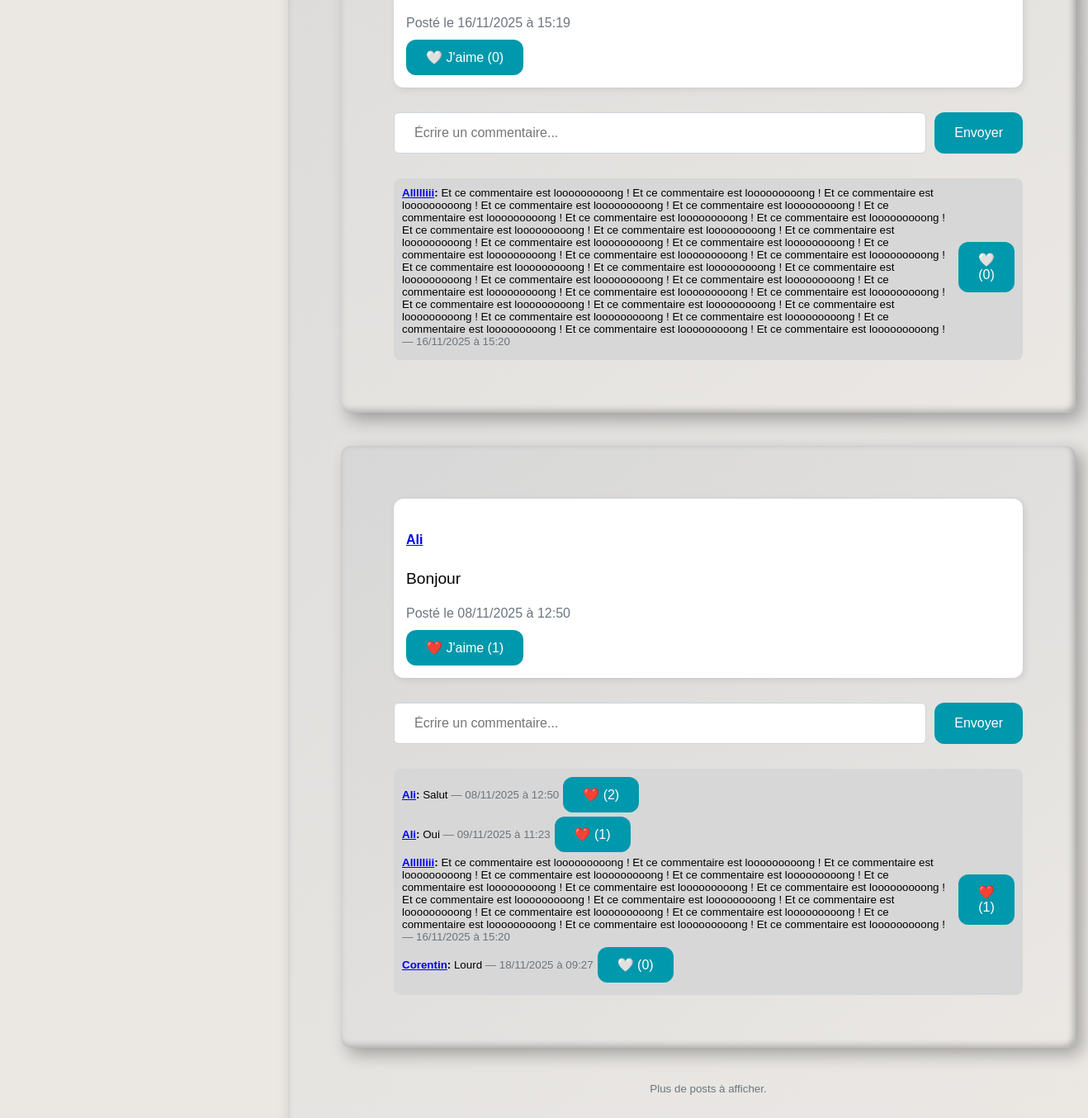
/feed (signed in, lower part), run on an earlier commit of the app's database.
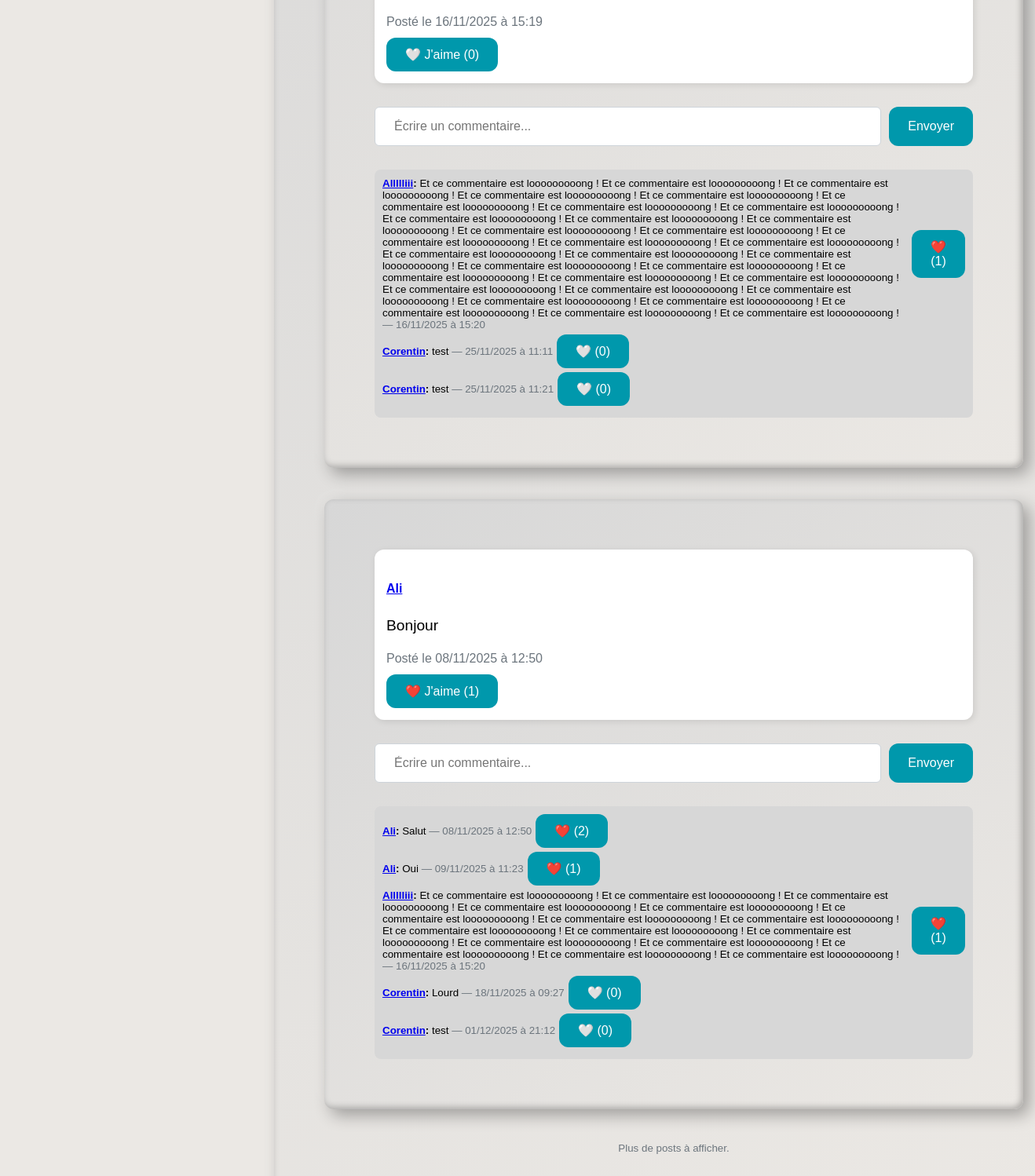
And on a later commit of the database.
### app.py (models this page shows, shortened)
class Post(db.Model):
    id = db.Column(db.Integer, primary_key=True)
    user_id = db.Column(db.Integer, db.ForeignKey('user.id'), nullable=False)
    content = db.Column(db.String(255), nullable=False)
    date_posted = db.Column(db.DateTime, default=lambda: datetime.now(PARIS))
    likes = db.relationship('Like', backref='post', lazy=True)
    comments = db.relationship('Comment', backref='post', lazy=True)

class Comment(db.Model):
    id = db.Column(db.Integer, primary_key=True)
    post_id = db.Column(db.Integer, db.ForeignKey('post.id'), nullable=False)
    user_id = db.Column(db.Integer, db.ForeignKey('user.id'), nullable=False)
    content = db.Column(db.String(255), nullable=False)
    date_posted = db.Column(db.DateTime, default=lambda: datetime.now(PARIS))
    author = db.relationship('User', backref='comments', lazy=True)
    likes = db.relationship('CommentLike', backref='comment', lazy=True)

class User(db.Model):
    id = db.Column(db.Integer, primary_key=True)
    name = db.Column(db.String(80), unique=False, nullable=False)
    username = db.Column(db.String(80), unique=True, nullable=False)
    password = db.Column(db.String(80), nullable=False)
    email = db.Column(db.String(120), unique=True, nullable=False)
    biography = db.Column(db.Text, nullable=True)
    posts = db.relationship('Post', backref='author', lazy=True)
    followed = db.relationship(
        'User',
        secondary=followers,
        primaryjoin=(followers.c.follower_id == id),
        secondaryjoin=(followers.c.followed_id == id),
        backref=db.backref('followers', lazy='dynamic'),
        lazy='dynamic'
    )

### app.py (the view)
@app.route('/feed')
def feed():
    if 'username' not in session:
        return redirect(url_for('login'))
    offset = int(request.args.get('offset', 0))
    user = User.query.filter_by(username=session['username']).first()
    followed_users = user.followed.all()
    followed_ids = [u.id for u in followed_users]
    if not followed_ids:
        posts = []
        total_count = 0
    else:
        total_count = Post.query.filter(Post.user_id.in_(followed_ids)).count()
        posts = (
            Post.query
            .filter(Post.user_id.in_(followed_ids))
            .order_by(Post.date_posted.desc())
            .offset(offset)
            .limit(20)
            .all()
        )
    liked_post_ids = [like.post_id for like in Like.query.filter_by(user_id=user.id).all()]
    liked_comment_ids = [like.comment_id for like in CommentLike.query.filter_by(user_id=user.id).all()]
    has_more = (offset + 20) < total_count
    return render_template(
        'timeline.html',
        posts=posts,
        offset=offset,
        has_more=has_more,
        liked_post_ids=liked_post_ids,
        liked_comment_ids=liked_comment_ids
    )

### templates/timeline.html (shortened to what the changed rows need)
<!DOCTYPE html>
<html lang="fr">
<head>
    <link rel="stylesheet" href="{{ url_for('static', filename='style.css') }}">
</head>
<body>
<div class="main-content bg-light">
    <div class="container container--lg">
        {% if posts %}
            {% for post in posts %}
                <div class="container--lg posts-container" id="posts-container" style="display: flex; flex-direction: column; gap: 20px;">
                    <div class="post-card" data-post-id="{{ post.id }}" style="display: flex; gap: 15px; align-items: flex-start;">
                        <div style="flex: 1; background-color: #ffffff; padding: 15px; border-radius: var(--radius-md); box-shadow: 2px 2px 8px rgba(0,0,0,0.1);">
                            <div style="font-size: 1.2rem; margin-bottom: 10px;">
                                <h5 class="card-title mb-2">
                                    <a href="{{ url_for('user_profile', username=post.author.username) }}" class="text-decoration-none text-dark">
                                        {{ post.author.username }}
                                    </a>
                                </h5>
                                <p class="post-content">{{ post.content }}</p>
                                <small class="text-muted">Posté le {{ post.date_posted.strftime('%d/%m/%Y à %H:%M') }}</small>
                            </div>
                                <div style="display: flex; gap: 10px; margin-top: 10px;">
                                    {% set liked = post.id in liked_post_ids %}
                                    <form action="{{ url_for('like_post', post_id=post.id) }}" method="POST" style="display:inline;">
                                        <button type="submit" class="btn btn-sm {% if liked %}btn-danger{% else %}btn-outline-danger{% endif %}">
                                            {% if liked %}❤️{% else %}🤍{% endif %} J'aime  ({{ post.likes | length }})
                                        </button>
                                    </form>
                                </div>
                        </div>
                    </div>
                    <form action="{{ url_for('create_comment', post_id=post.id) }}" method="POST" style="display: flex; width: 100%; gap: 10px; margin-top: 10px;">
                        <input type="text" name="content" class="form-control form-control-sm" placeholder="Écrire un commentaire..." style="flex: 1; min-width: 0;">
                        <button type="submit" class="btn btn-sm btn-primary">Envoyer</button>
                    </form>
                    <div style="background-color: var(--background-2); padding: 10px; border-radius: var(--radius-sm); margin-top: 10px;">
                        {% for comment in post.comments %}
                        <div style="margin-bottom: 5px; display: flex; align-items: center; gap: 5px;">
                            <small class="comment-text">
                                <b><a href="{{ url_for('user_profile', username=comment.author.username) }}" class="text-decoration-none text-dark">{{ comment.author.username }}</a>:</b> {{ comment.content }}
                                <span class="text-muted">— {{ comment.date_posted.strftime('%d/%m/%Y à %H:%M') }}</span>
                            </small>
                                {% set liked_comment = comment.id in liked_comment_ids %}
                                <form action="{{ url_for('like_comment', comment_id=comment.id) }}" method="POST" style="display:inline;">
                                    <button type="submit" class="btn btn-sm {% if liked_comment %}btn-danger{% else %}btn-outline-danger{% endif %}">
                                        {% if liked_comment %}❤️{% else %}🤍{% endif %} ({{ comment.likes | length }})
                                    </button>
                                </form>
                        </div>
                        {% endfor %}
                    </div>
                </div>
            {% endfor %}
        {% else %}
        <p>Aucun post à afficher. Suivez des utilisateurs pour voir leurs publications !</p>
        {% endif %}
    </div>
</div>
</body>
</html>

What changed in the data, as far as the page shows it:
computed for Comment (number 1 of 8 on the later page): likes|length "0" → "1"; text "🤍" → "❤️"
added Comment: author.username "Corentin", content "test", date_posted "25/11/2025 à 11:11", likes|length "0", shown under Post (number 1 of 2 on the later page)
added Comment: author.username "Corentin", content "test", date_posted "25/11/2025 à 11:21", likes|length "0", shown under Post (number 1 of 2 on the later page)
added Comment: author.username "Corentin", content "test", date_posted "01/12/2025 à 21:12", likes|length "0", shown under Post "Bonjour"
